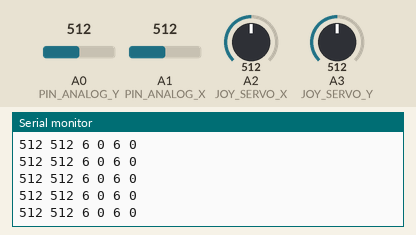
Simulated run of this sketch. Board: Arduino Uno, built with avr-gcc and run on an emulated ATmega328P. Parts: the last lines printed to the serial monitor. The inputs (shaded band) are chosen by the test bench; at power-on: A1 (PIN_ANALOG_X) = 512, A0 (PIN_ANALOG_Y) = 512, A2 (JOY_SERVO_X) = 512, A3 (JOY_SERVO_Y) = 512.

Above: at 1.2 s.
1.3 s: A1 (PIN_ANALOG_X) set to 493
At 1.42 s:
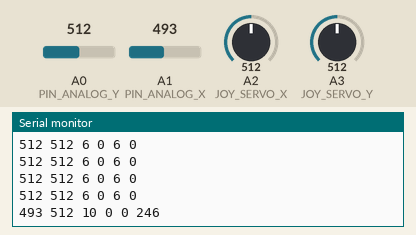
4.3 s: A0 (PIN_ANALOG_Y) set to 697
At 4.35 s:
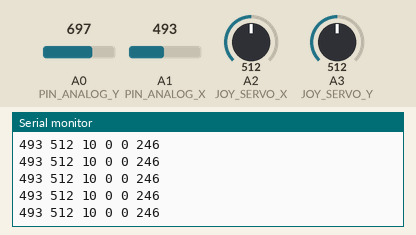
7.3 s: A0 (PIN_ANALOG_Y) set to 723
At 7.35 s:
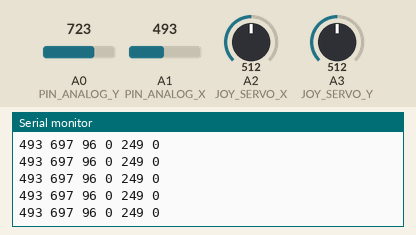
Timing chart, 0 to 10.3 s (numbered marks = the images above; inputs shaded):
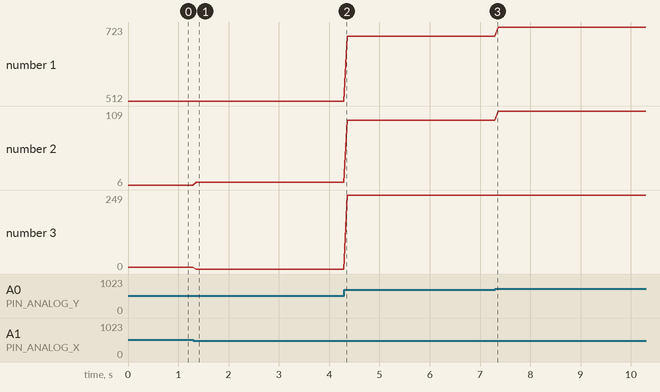

Measured:
- after the input at 1.3 s, the serial monitor: prints a new line after 0.06 s (image 1)
- plotted number 1: 512 → 697 after the input at 4.3 s, 697 → 723 after the input at 7.3 s
- plotted number 2: 6 → 10 after the input at 1.3 s, 10 → 96 after the input at 4.3 s, 96 → 109 after the input at 7.3 s
- plotted number 3: 0 → 249 after the input at 4.3 s

The sketch:

emisor_completo_prueba2.ino
```cpp
#include <SPI.h>
#include <Mirf.h>
#include <nRF24L01.h>
#include <MirfHardwareSpiDriver.h>


#define  p 255

#define PIN_ANALOG_X  1
#define PIN_ANALOG_Y  0
#define JOY_SERVO_X   2
#define JOY_SERVO_Y   3

int x,y,xs,ys;
int P[2];
int T[2];

int rate[]={0,0,0,0,0,0};

void setup(){

  Serial.begin(9600);

}

void loop(){


  x=analogRead(PIN_ANALOG_X);
  y=analogRead(PIN_ANALOG_Y);
  xs=analogRead(JOY_SERVO_X);
  ys=analogRead(JOY_SERVO_Y);

  s_cal(xs,ys,T);
  pwm(x,y,P);

  for(int i=0;i<4;i++){rate[i]=0;}

  if(P[0]>0)rate[0]=P[0];
  else rate[1]=-P[0];
  if(P[1]>0)rate[2]=P[1];
  else rate[3]=-P[1];

  rate[4]=T[0];
  rate[5]=T[1];
 Serial.print(x);
 Serial.print(" ");
 Serial.print(y);
 Serial.print(" ");
 Serial.print(rate[0]);
 Serial.print(" ");
 Serial.print(rate[1]);
 Serial.print(" ");
 Serial.print(rate[2]);
 Serial.print(" ");
 Serial.println(rate[3]);


 delay(70);
}


void pwm(int x,int y, int* P){
        x=1023-x;

       if(x<=510){x=map(x,0,510,-p,0);}
       else{x=map(x,511,1023,1,p);}
       if(y<=500){y=map(y,0,500,-p,0);}
       else{y=map(y,501,1023,1,p);}

       if(y<5&&y>-5)y=0;
       if(x<5&&x>-5)x=0;
       if(x==0&&y==0){                        //centro
       *P=0;
       *(P+1)=0;
       }
       else if(x==0){                         //eje y
       *P=y;
       *(P+1)=y;
       }
       else if(y==0){                         //eje x
       *P=x;
       *(P+1)=-x;
       }
       else if(y>=x&&x>0){
       *P=y;
       *(P+1)=map(p-x,255,0,255,100);
       }
       else if(y<x&&y>0){
       *P=x;
       *(P+1)=map(y-p,0,-255,100,-255);
       }
       else if(x>=-y&&y<0){
       *P=-x;
       *(P+1)=map(y+p,255,0,255,-100);
       }
       else if(x<-y&&x>0){
       *P=y;
       *(P+1)=map(x-p,0,-255,-100,-255);
       }
       else if(x>=y&&x<0){
       *P=map(-p-x,-255,0,-255,-100);
       *(P+1)=y;
       }
       else if(x<y&&y<0){
       *P=map(y+p,0,255,-100,255);
       *(P+1)=x;
       }
       else if(x<=-y&&y>0){
       *P=map(y-p,-255,0,-255,100);
       *(P+1)=-x;
       }
       else if(x>-y&&x<0){
       *P=map(x+p,0,255,100,255);
       *(P+1)=y;
       }

       }

      void s_cal(int x,int y, int* T){


       x=1023-x;

       if(x<=507){x=map(x,0,507,0,90);}
       else{x=map(x,507,1023,91,180);}
       if(y<=497){y=map(y,0,497,0,90);}
       else{y=map(y,498,1023,91,180);}

       if(x<95&&x>85)x=90;
       if(x>175)x=180;
       if(x<5)x=0;

       if(y<95&&y>85)y=90;
       if(y>175)y=180;
       if(y<5)y=0;

       *T=x;
       *(T+1)=y;
       }
```
